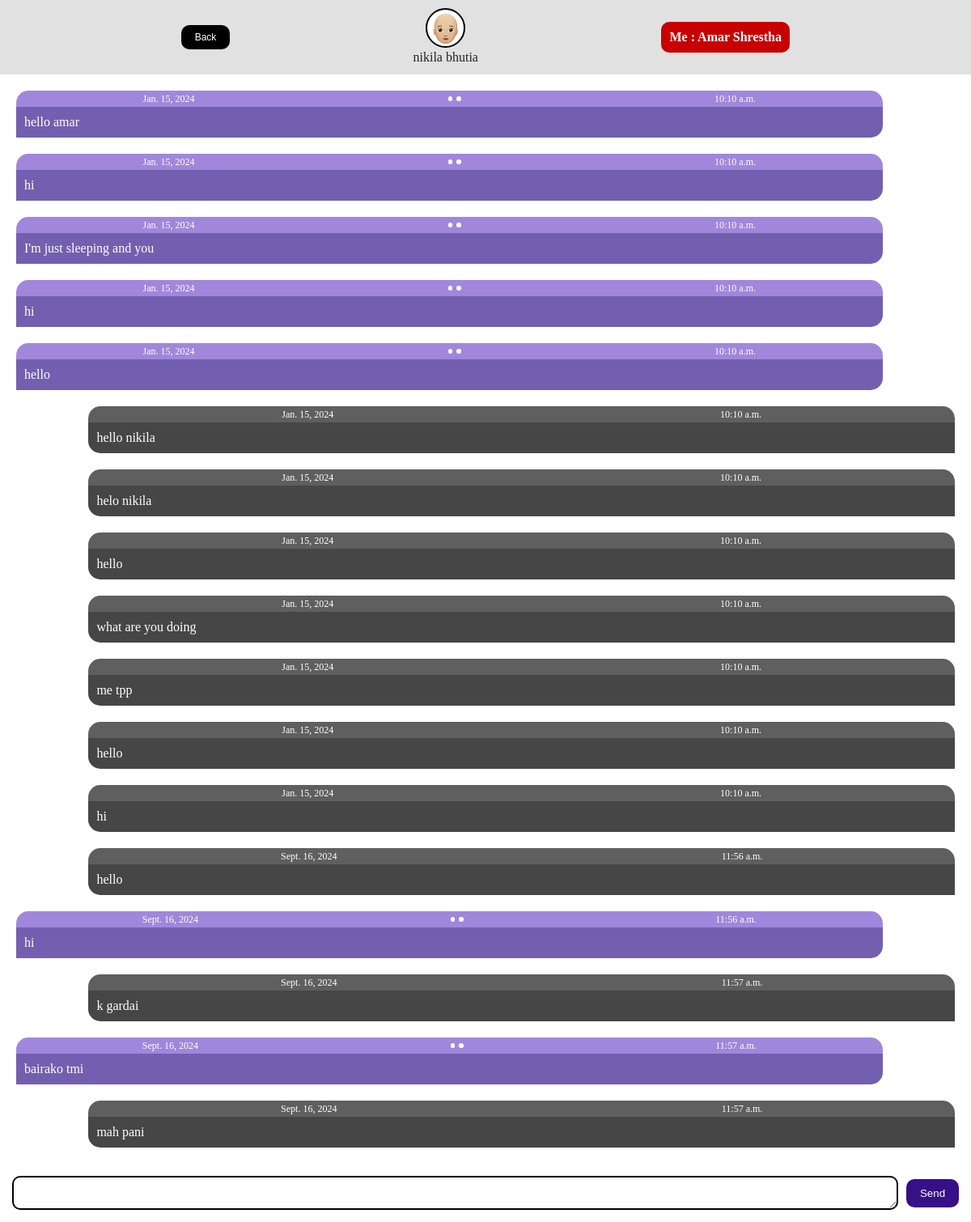
Screenshot of /chat_person/3 (signed in) with the database file from the repository.
### app/models.py (models this page shows)
class Message(models.Model):
    from_who = models.ForeignKey(User, on_delete=models.PROTECT,default=None,related_name="from_user")
    to_who =models.ForeignKey(User, on_delete=models.PROTECT,default=None,related_name="to_user")
    message = models.TextField()
    date = models.DateField(null=True)
    time = models.TimeField(null=True)
    has_been_seen = models.BooleanField(null=True, default=False)

### app/views.py (the view)
# urls.py: path('chat_person/<int:id>',  views.Chat_person.as_view(), name="chat_person"),
class Chat_person(View):
    def get(self, request, id):
        person = User.objects.get(id=id)
        me = request.user
        messages = models.Message.objects.filter(Q(from_who = me, to_who = person) |Q( to_who = me, from_who = person)).order_by("date","time")
        context ={"person":person, "me":me, "messages":messages}
        return render(request, template_name='app/chat_person.html', context=context)

### app/templates/app/chat_person.html (shortened to what this page needs)
{% load static %}
<!DOCTYPE html>
<html lang="en">
<head>
</head>
<body>
    <header>
        <a href="{% url "home" %}"><button>Back</button></a>
        <div>
            <img src="{% static "app/face.png" %}">
            <p>{{person.first_name}} {{person.last_name}}</p>
        </div>
        <p class="name-of-sender">Me : {{me.first_name}} {{me.last_name}}</p>
    </header>
    <main id="messages-area">
        {% for message in messages %}
            {% if message.from_who == me %}
            <section class="to">
                <div class="details">
                    <p>{{message.date}}</p>
                    <div class="status"><div></div><div></div></div>
                    <p>{{message.time}}</p>
                </div>
                <div class="message">
                    <p style="overflow-wrap: anywhere;">{{message.message}}</p>
                </div>
            </section>
            {% elif message.from_who == person %}
            <section class="from">
                <div class="details">
                    <p>{{message.date}}</p>
                    <p>{{message.time}}</p>
                </div>
                <div class="message">
                    <p style="overflow-wrap: anywhere;">{{message.message}}</p>
                </div>
            </section>
            {% endif %}
        {% endfor %}
    </main>
    <footer>
        <textarea name="text" oninput="this.style.height = ''; this.style.height = this.scrollHeight +'px'" id="the-message-to-send"></textarea>
        <button id="send-message-button">Send</button>
    </footer>
</body>
</html>

### app/templates/app/chat_person.html (style rules this page uses)
body { padding: 0; margin: 0; border: 0; display: grid; grid-template-rows: auto auto auto; align-content: space-between; height: 100dvh; }
a { text-decoration: none; }
header { display: flex; flex-direction: row; align-items: center; justify-content: space-evenly; padding: 5px; background-color: rgb(225, 225, 225); position: relative; }
header div { display: flex; flex-direction: column; align-items: center; justify-content: space-evenly; padding: 5px; background-color: rgb(225, 225, 225); position: relative; }
header img { padding: 2.5px; border-width: 2.5px; border-color: rgb(0, 0, 0); border-style: solid; border-radius: 50%; width: 40px; height: 40px; background-color: rgb(255, 255, 255); margin: 0; }
header p { color: rgb(35, 35, 35); margin: 0; padding: 2.5px; }
header button { margin: 0; border: 0; border-radius: 10px; background-color: rgb(0, 0, 0); color: rgb(255, 255, 255); width: 60px; height: 30px; font-size: 12px; }
.name-of-sender { border-radius: 10px; background-color: rgb(200, 0, 0); padding: 10px; color: rgb(255, 255, 255); font-weight: bold; }
main { display: flex; flex-direction: column; overflow: auto; margin: 5px; padding: 5px; max-width: 100%; }
main section { display: flex; flex-direction: column; margin: 5px; padding: 5px; }
main section > div { display: flex; flex-direction: column; margin: 0; padding: 0; border: 0; }
main .to { margin-right: 8%; }
main .to .details { display: grid; grid-template-columns: auto auto auto; border-top-right-radius: 15px; border-top-left-radius: 15px; background-color: rgb(160, 135, 220); margin: 0; padding: 0; border: 0; }
main .to .details > p { font-size: 12px; color: rgb(255, 255, 255); text-align: center; margin: 0; padding: 2.5px; border: 0; }
main .to .message { display: flex; border-bottom-right-radius: 15px; margin: 0; padding: 0; border: 0; background-color: rgb(115, 95, 175); }
main .to .message > p { color: rgb(255, 255, 255); margin: 0; padding: 10px; border: 0; text-wrap: wrap; text-overflow: clip; }
main .from { margin-left: 8%; }
main .from .details { display: grid; grid-template-columns: auto auto; border-top-right-radius: 15px; border-top-left-radius: 15px; background-color: rgb(95, 95, 95); margin: 0; padding: 0; border: 0; }
main .from .details > p { font-size: 12px; color: rgb(255, 255, 255); text-align: center; margin: 0; padding: 2.5px; border: 0; }
main .from .message { display: flex; border-bottom-right-radius: 0; border-bottom-left-radius: 15px; margin: 0; padding: 0; border: 0; background-color: rgb(70, 70, 70); }
main .from .message > p { color: rgb(255, 255, 255); margin: 0; padding: 10px; border: 0; text-wrap: wrap; }
footer { display: flex; align-items: center; justify-content: center; margin: 5px; padding: 5px; }
footer > button { margin: 0; border: 0; border-radius: 10px; background-color: rgb(55, 15, 135); color: rgb(255, 255, 255); width: 65px; height: 35px; margin: 5px; }
footer > textarea { margin: 5px; padding: 5px; border-radius: 10px; border-color: rgb(0, 0, 0); border-width: 2.5px; border-style: solid; max-height: 200px; font-size: small; text-align: right; flex-grow: 1; }
.details .status { display: flex; justify-content: center; align-items: center; }
.details .status div { margin: 2.5px; width: 5.5px; height: 5.5px; background-color: rgb(255, 255, 255); border-radius: 50%; }

### rows the page displays
Message: date "Jan. 15, 2024", time "10:10 a.m.", message "hello amar"
Message: date "Jan. 15, 2024", time "10:10 a.m.", message "hi"
Message: date "Jan. 15, 2024", time "10:10 a.m.", message "I'm just sleeping and you"
Message: date "Jan. 15, 2024", time "10:10 a.m.", message "hi"
Message: date "Jan. 15, 2024", time "10:10 a.m.", message "hello"
Message: date "Jan. 15, 2024", time "10:10 a.m.", message "hello nikila"
Message: date "Jan. 15, 2024", time "10:10 a.m.", message "helo nikila"
Message: date "Jan. 15, 2024", time "10:10 a.m.", message "hello"
Message: date "Jan. 15, 2024", time "10:10 a.m.", message "what are you doing"
Message: date "Jan. 15, 2024", time "10:10 a.m.", message "me tpp"
Message: date "Jan. 15, 2024", time "10:10 a.m.", message "hello"
Message: date "Jan. 15, 2024", time "10:10 a.m.", message "hi"
Message: date "Sept. 16, 2024", time "11:56 a.m.", message "hello"
Message: date "Sept. 16, 2024", time "11:56 a.m.", message "hi"
Message: date "Sept. 16, 2024", time "11:57 a.m.", message "k gardai"
Message: date "Sept. 16, 2024", time "11:57 a.m.", message "bairako tmi"
Message: date "Sept. 16, 2024", time "11:57 a.m.", message "mah pani"

### other values shown
{{ person.first_name }} "nikila"
{{ person.last_name }} "bhutia"
{{ me.first_name }} "Amar"
{{ me.last_name }} "Shrestha"
